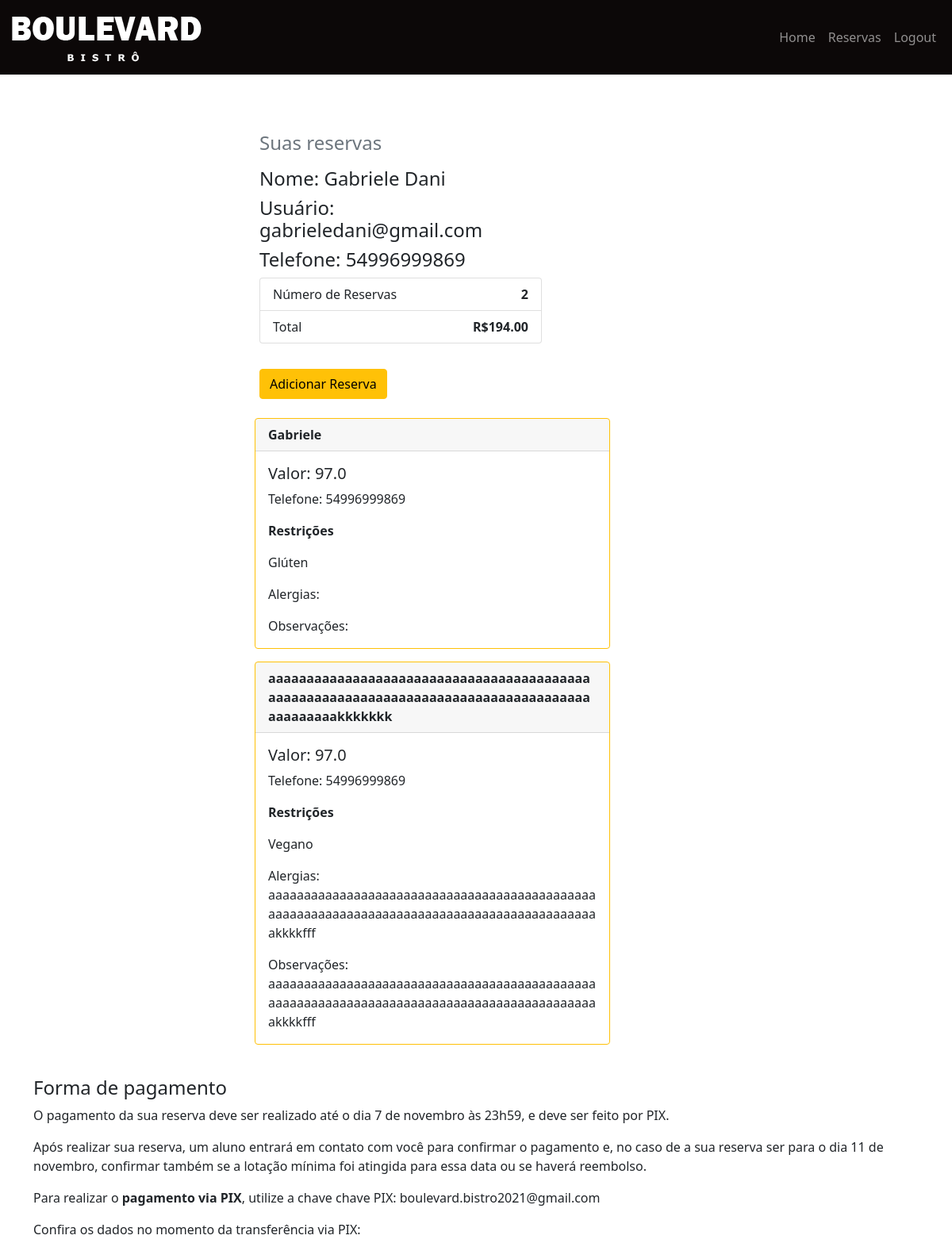
Page /home/ (signed in, upper part) on the earlier database version.
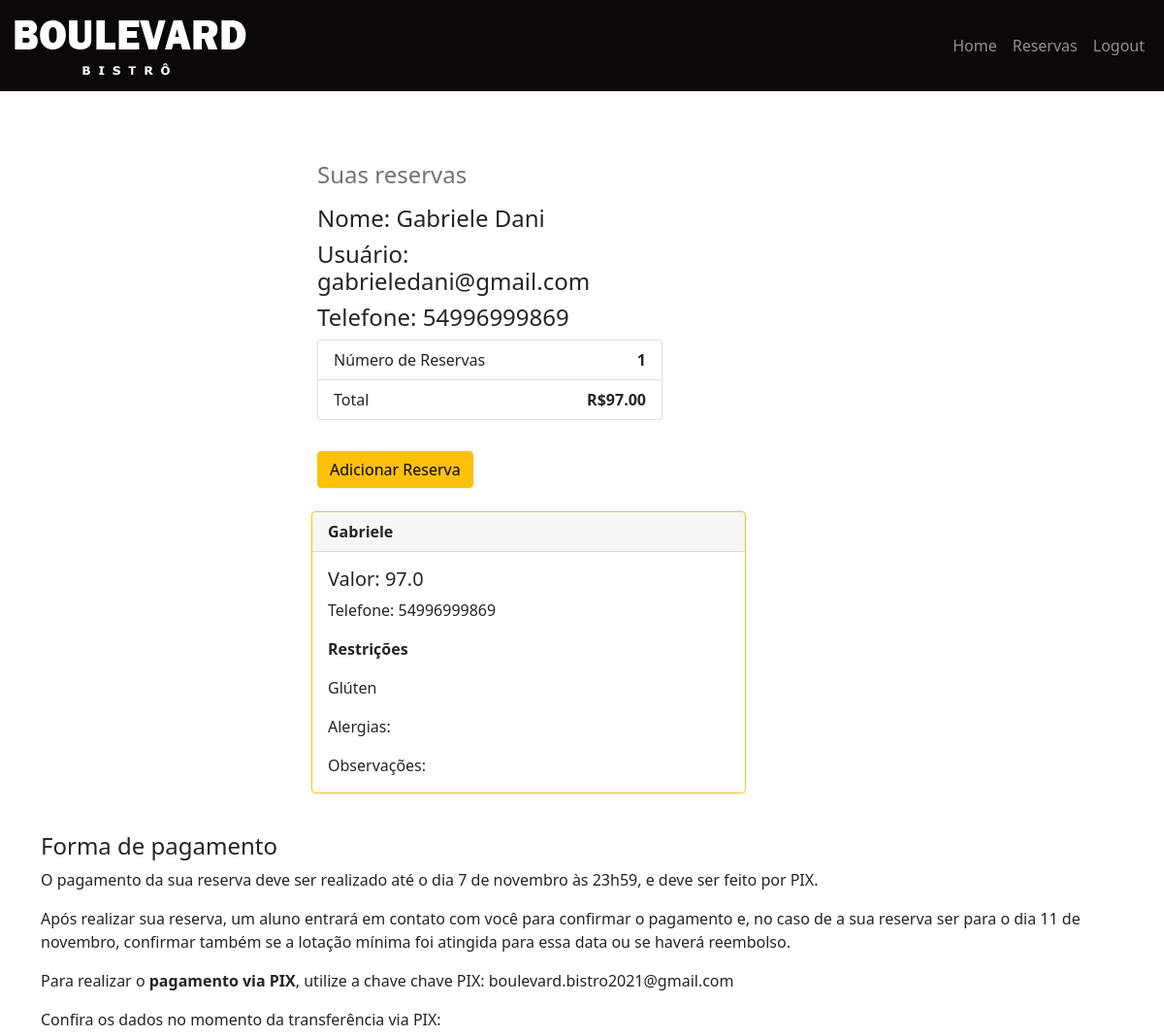
Same page on the later database version.
### website/models.py (models this page shows, shortened)
class UserProfile(models.Model):
    user = models.OneToOneField(User,on_delete=models.CASCADE)
    phone_number = models.CharField(max_length=30)
    link = models.IntegerField(choices=((1, "Aluno"),
    									(2, "Parente de Aluno"),
                                        (3, "Professor"),
                                        (4, "Coordenação"),
                                        (5, "Outro")),
                                default=1)
    link_school = models.TextField(default='',blank=True)
    total = models.FloatField(default=0)
    paid = models.BooleanField(default=False)
    number = models.IntegerField(default=0)
    can_change = models.BooleanField(default=True)

class Reservation(models.Model):
    user = models.ForeignKey(User,on_delete=models.CASCADE)
    name = models.CharField(max_length=100)
    phone_number = models.CharField(max_length=30,blank=True)
    alergies = models.TextField(max_length=100,default='',blank=True)
    obs = models.TextField(max_length=100,default='',blank=True)
    gluten = models.BooleanField(default=False)
    lactose = models.BooleanField(default=False)
    vegan = models.BooleanField(default=False)
    vegetarian = models.BooleanField(default=False)
    kids_menu = models.BooleanField(default=False)
    price = models.FloatField(default=0)

### website/views.py (the view)
# urls.py: path('home/',views.home,name="home"),
def home(request):
    if request.user.is_authenticated:
        reservation_list = Reservation.objects.filter(user_id = request.user)
        total =0
        total_f = '0,00'
        number = 0
        can_change = True
        for reservation in reservation_list:
            total = total + reservation.price
            total_f = '{:.2f}'.format(total)
            number = number + 1
            if number >=8:
                can_change = False
        context = {'reservation_list': reservation_list,'total':total_f,'number':number,'can_change':can_change}
    else:
        context = {}
    return render(request, 'home.html', context)

### website/templates/home.html (shortened to what this page needs)
{% extends 'base.html' %}
{% block content %}
<br/><br/>
    {% if user.is_authenticated %}
        <div class="row">
          <div class="col-md-4 order-md-2 mb-4 offset-md-3" >
            <h4 class="d-flex justify-content-between align-items-center mb-3">
                <span class="text-muted">Suas reservas</span>
                <h4>Nome: {{ user.first_name }} {{ user.last_name }}</h4>
                <h4>Usuário: {{ user.username }}</h4>
                <h4>Telefone: {{ user.userprofile.phone_number }}</h4>
            </h4>
            <ul class="list-group mb-3">
              <li class="list-group-item d-flex justify-content-between">
                <span>Número de Reservas</span>
                <strong >{{ number }}</strong>
              </li>
              <li class="list-group-item d-flex justify-content-between">
                <span>Total</span>
                <strong >R$<strong id="preço">{{ total }}</strong></strong>
              </li>
            </ul>
            {% if can_change %}
                {% if user.userprofile.can_change %}
                    <button onclick="location.href='{% url 'reservation' %}'"type="button" class="btn btn-warning">Adicionar Reserva</button>
                {% endif %}
            {% endif %}
          </div>
        </div>
        {% for reservation in reservation_list %}
        <div class="card border-warning mb-3 offset-md-3" style="max-width: 28rem;">
            <div class="card-header"><strong>{{ reservation.name }}</strong></div>
            <div class="card-body">
                <h5 class="card-title">Valor: {{ reservation.price}}</h5>
                <p class="card-text">Telefone: {{ reservation.phone_number }}</p>
                <p class="card-text"><strong>Restrições</strong></p>
                {% if reservation.gluten %}
                    <p class="card-text">Glúten</p>
                {% endif %}
                {% if reservation.vegan %}
                    <p class="card-text">Vegano</p>
                {% endif %}
                <p class="card-text">Alergias: {{ reservation.alergies }}</p>
                <p class="card-text">Observações: {{ reservation.obs }}</p>
            </div>
        </div>
        {% endfor %}
        <h4>Forma de pagamento</h4>
        <p>O pagamento da sua reserva deve ser realizado até o dia 7 de novembro às 23h59, e deve ser feito por PIX.</p>
        <p>Após realizar sua reserva, um aluno entrará em contato com você para confirmar o pagamento e, no caso de a sua reserva ser para o dia 11 de novembro, confirmar também se a lotação mínima foi atingida para essa data ou se haverá reembolso.</p>
        <p>Para realizar o <strong>pagamento via PIX</strong>, utilize a chave chave PIX: boulevard.bistro2021@gmail.com</p>
        <p>Confira os dados no momento da transferência via PIX:
        </p>
    {% else %}
        <!--h3 class="text-center">Crie seu cadastro <a href={% url 'register' %}>AQUI</a></h3>
        <br>
        <h4 class="text-center">ou</h4>
        <br-->
        <h3 class="text-center">Efetue seu Login <a href={% url 'login' %}>AQUI</a></h3>
    {% endif %}
    <br/><br/>
    <br/><br/>
{% endblock %}

### website/templates/base.html (shortened to what this page needs)
{% load static %}
<!doctype html>
<html lang="pt_BR">
  <head>
    <link href="https://cdn.jsdelivr.net/npm/bootstrap@5.1.3/dist/css/bootstrap.min.css" rel="stylesheet">
    <link rel="stylesheet" href="{% static "css/style.css" %}">
  </head>
  <body>
      <nav id="Boulevard" class="navbar navbar-expand-lg navbar-dark bg-dark">
          <div class="container-fluid">
              <a class="navbar-brand" href="{% url 'index' %}" class="d-flex align-items-center mb-2 mb-lg-0 text-white text-decoration-none">
                  <img src="{% static 'IMAGENS/TIPO.png'%}" class="img-fluid" alt="Boulevard Bistrô">
              </a>
              <div class="collapse navbar-collapse" id="navbarSupportedContent">
                  <ul class="navbar-nav ms-auto mb-2 mb-lg-0">
                      <li class="nav-item">
                          <a class="nav-link" href="{% url 'index' %}">Home</a>
                      </li>
                      {% if user.is_authenticated %}
                          <li class="nav-item">
                              <a class="nav-link" href="{% url 'home' %}">Reservas</a>
                          </li>
                          <li class="nav-item">
                              <a class="nav-link" href="{% url 'logout' %}">Logout</a>
                          </li>
                      {% endif %}
                  </ul>
              </div>
          </div>
      </nav>
    <br/>
    <div class="container">
        {% block content %}
        {% endblock %}
    </div>
  </body>
</html>

### static/css/style.css (style rules this page uses)
.bg-dark { background-color: rgb(12, 8, 8) !important; }

Differences in the rows shown:
removed Reservation: name "aaaaaaaaaaaaaaaaaaaaaaaaaaaaaaaaaaaaaaaaaaaaaaaaaaaaaaaaaaaaaaaaaaaaaaaaaaaaaaaaaaaaaaaaaaaaakkkkkkk", price "97.0", phone_number "54996999869", vegan "Vegano", alergies "aaaaaaaaaaaaaaaaaaaaaaaaaaaaaaaaaaaaaaaaaaaaaaaaaaaaaaaaaaaaaaaaaaaaaaaaaaaaaaaaaaaaaaaaaaaaakkkkfff", obs "aaaaaaaaaaaaaaaaaaaaaaaaaaaaaaaaaaaaaaaaaaaaaaaaaaaaaaaaaaaaaaaaaaaaaaaaaaaaaaaaaaaaaaaaaaaaakkkkfff"
Other differences:
{{ number }}: "2" → "1"
{{ total }}: "194.00" → "97.00"
